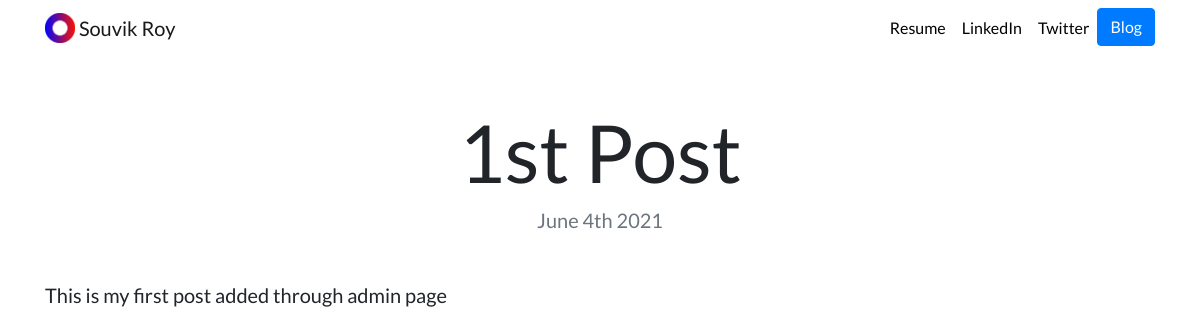
Page /blog/1/ on the committed database.
### blog/models.py (models this page shows)
class Post(models.Model):
    title = models.CharField(max_length=200)
    content = models.TextField()
    date = models.DateTimeField(auto_now_add=timezone.now)

### blog/views.py (the view)
# urls.py: path('<int:blog_id>/', detail, name="blog-detail")
def detail(request, blog_id):
    post = get_object_or_404(Post, pk=blog_id)
    return render(request, 'blog/detail.html', {"post": post})

### blog/templates/blog/detail.html
{% extends "portfolio/base.html" %}
{% load static %}
{% block content %}
<h1 class="text-center mt-5" id="blogdetailtitle">{{ post.title }}</h1>
<h5 class="text-center text-muted mb-5">{{ post.date|date:'F jS Y' }}</h5>
<p style="font-size:20px;">{{ post.content|safe }}</p>
{% endblock %}

### portfolio/static/portfolio/custom.css (style rules this page uses)
body { font-family: 'Lato', sans-serif; }
@media (min-width: 992px) { #blogdetailtitle { font-size: 5rem; } }

### rows in the picture
Post: title "1st Post", date "June 4th 2021", content "This is my first post added through admin page"
